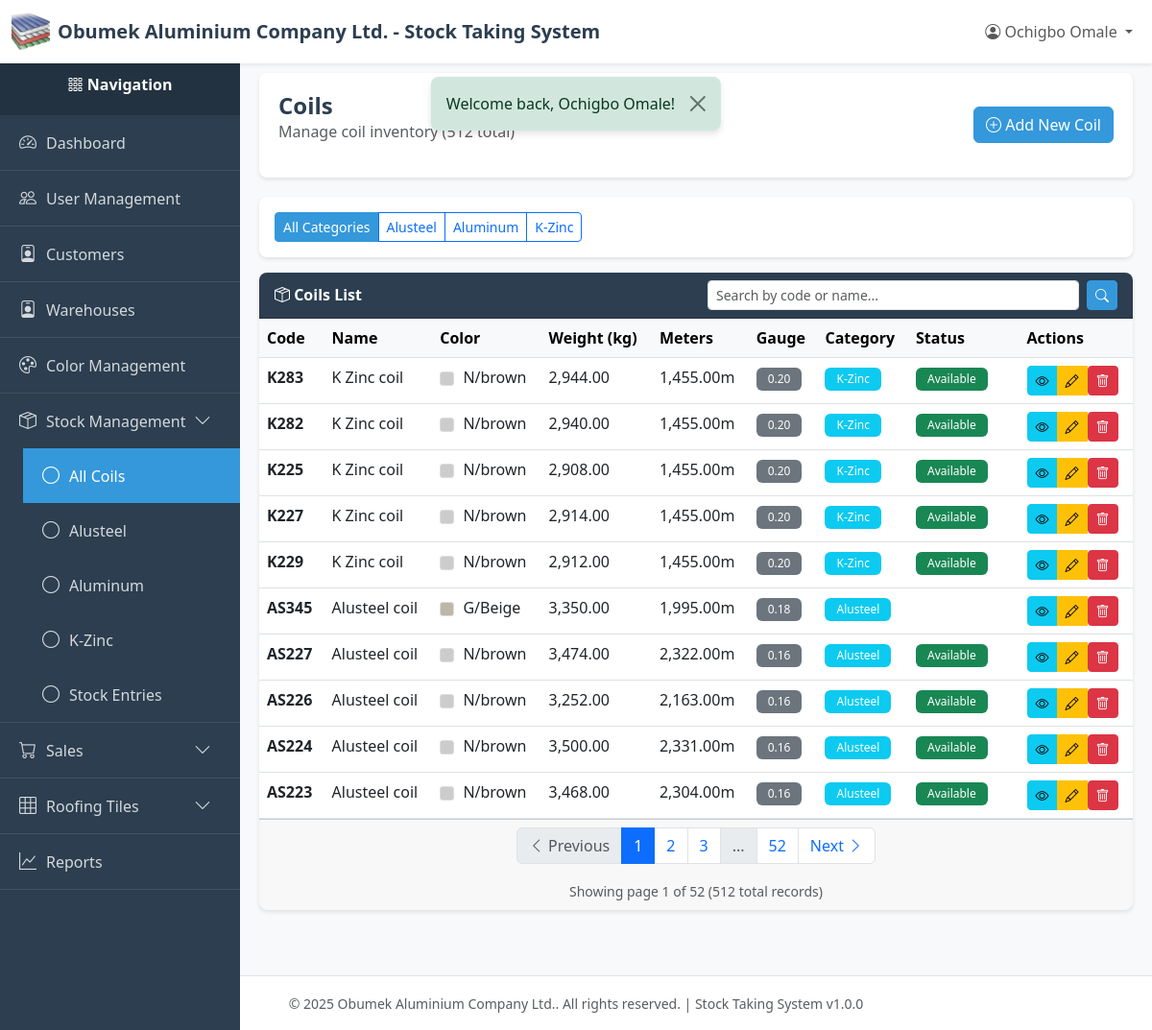
/index.php?page=coils (signed in), run on an earlier commit of the app's database.
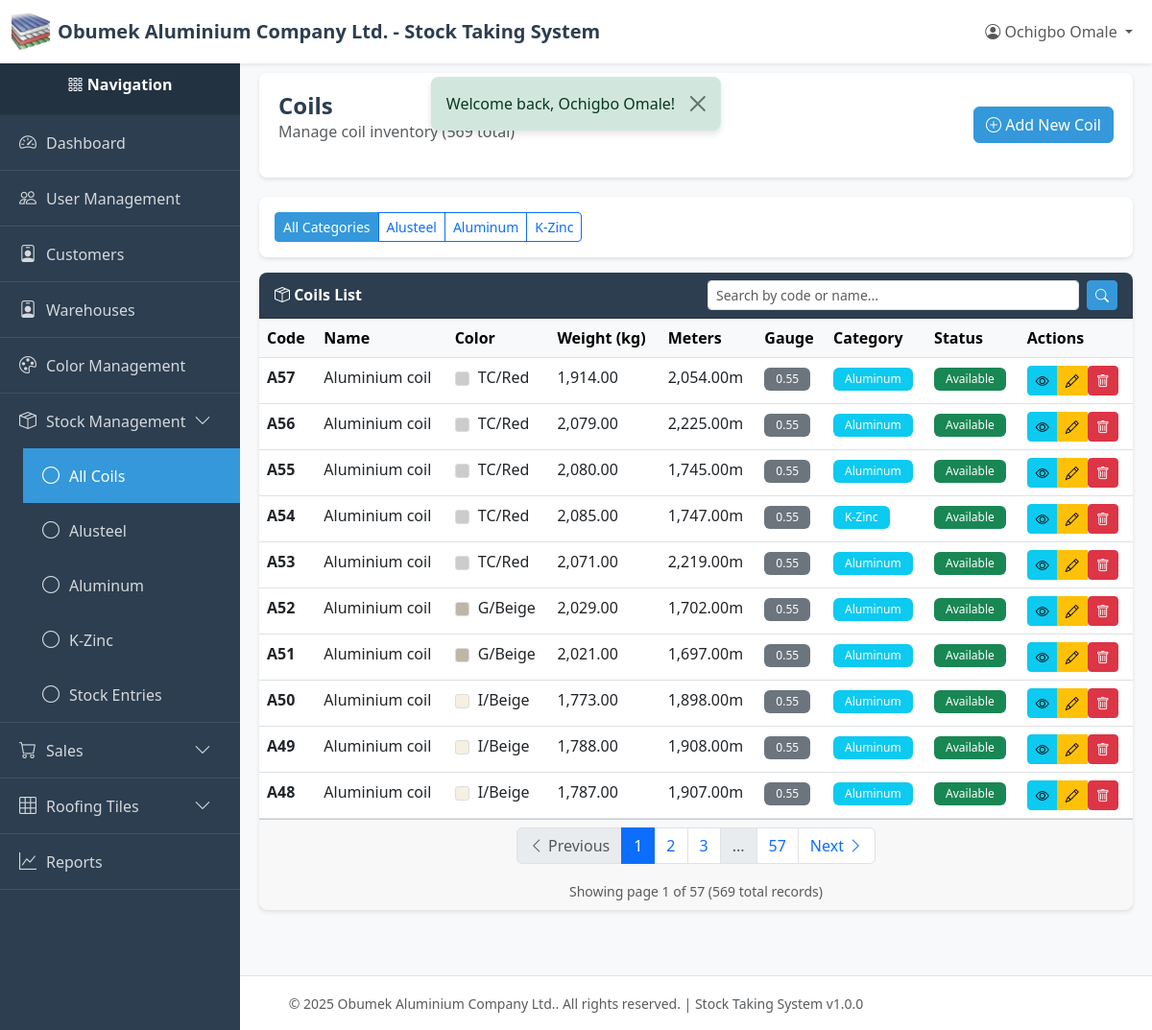
And on a later commit of the database.
### tables this page shows
CREATE TABLE `coils` (
  `id` int(11) NOT NULL,
  `code` varchar(100) NOT NULL,
  `name` varchar(255) NOT NULL,
  `color` varchar(50) NOT NULL,
  `color_id` int(11) DEFAULT NULL,
  `net_weight` decimal(10,2) NOT NULL,
  `meters` decimal(10,2) DEFAULT NULL COMMENT 'Approximate meters per coil (informational only)',
  `gauge` varchar(50) DEFAULT NULL COMMENT 'Material gauge/thickness (e.g., 0.45mm, 0.50mm)',
  `category` varchar(50) NOT NULL,
  `status` varchar(50) NOT NULL DEFAULT 'available',
  `created_by` int(11) NOT NULL,
  `created_at` timestamp NOT NULL DEFAULT current_timestamp(),
  `updated_at` timestamp NULL DEFAULT NULL ON UPDATE current_timestamp(),
  `deleted_at` timestamp NULL DEFAULT NULL
);

CREATE TABLE `colors` (
  `id` int(11) NOT NULL,
  `code` varchar(50) NOT NULL COMMENT 'Short code like IBeige, PGreen',
  `name` varchar(100) NOT NULL COMMENT 'Display name like I/Beige, P/Green',
  `hex_code` varchar(7) DEFAULT NULL COMMENT 'Optional hex color code for UI display',
  `is_active` tinyint(1) DEFAULT 1,
  `created_by` int(11) NOT NULL,
  `created_at` timestamp NOT NULL DEFAULT current_timestamp(),
  `updated_at` timestamp NULL DEFAULT NULL ON UPDATE current_timestamp(),
  `deleted_at` timestamp NULL DEFAULT NULL
);

### views/stock/coils/index.php (the view, shortened to what the changed rows need)
<?php
require_once __DIR__ . '/../../../config/db.php';
require_once __DIR__ . '/../../../models/coil.php';
require_once __DIR__ . '/../../../utils/helpers.php';
$category = isset($_GET['category']) ? $_GET['category'] : null;
$currentPage = isset($_GET['page_num']) ? (int)$_GET['page_num'] : 1;
$searchQuery = isset($_GET['search']) ? trim($_GET['search']) : '';
$coilModel = new Coil();
if ($searchQuery !== '') {
    $coils = $coilModel->search($searchQuery, $category, RECORDS_PER_PAGE, ($currentPage - 1) * RECORDS_PER_PAGE);
    $allSearchResults = $coilModel->search($searchQuery, $category, 10000, 0);
    $totalCoils = count($allSearchResults);
} else {
    $coils = $coilModel->getAll($category, RECORDS_PER_PAGE, ($currentPage - 1) * RECORDS_PER_PAGE);
    $totalCoils = $coilModel->count($category);
}
$paginationData = getPaginationData($totalCoils, $currentPage);
require_once __DIR__ . '/../../../layout/header.php';
?>
<div class="content-wrapper">
    <div class="page-header">
        <div class="d-flex justify-content-between align-items-center">
            <div>
                <h1 class="page-title">
                    <?php echo $category ? STOCK_CATEGORIES[$category] . ' ' : ''; ?>Coils
                </h1>
                <p class="text-muted">
                    Manage coil inventory
                    <?php if ($searchQuery !== ''): ?>
                        <span class="badge bg-info">Search: "<?php echo htmlspecialchars($searchQuery); ?>"</span>
                        (<?php echo $totalCoils; ?> results)
                    <?php else: ?>
                        (<?php echo $totalCoils; ?> total)
                    <?php endif; ?>
                </p>
            </div>
        </div>
    </div>
    <div class="card mb-3">
        <div class="card-body">
            <div class="btn-group" role="group">
                <a href="/new-stock-system/index.php?page=coils<?php echo $searchQuery !== '' ? '&search=' . urlencode($searchQuery) : ''; ?>"
                   class="btn btn-sm <?php echo !$category ? 'btn-primary' : 'btn-outline-primary'; ?>">
                    All Categories
                </a>
                <?php foreach (STOCK_CATEGORIES as $catKey => $catName): ?>
                <a href="/new-stock-system/index.php?page=coils&category=<?php echo $catKey; ?><?php echo $searchQuery !== '' ? '&search=' . urlencode($searchQuery) : ''; ?>"
                   class="btn btn-sm <?php echo $category === $catKey ? 'btn-primary' : 'btn-outline-primary'; ?>">
                    <?php echo $catName; ?>
                </a>
                <?php endforeach; ?>
            </div>
        </div>
    </div>
    <div class="card">
        <div class="card-body p-0">
            <?php if (empty($coils)): ?>
            <div class="alert alert-info m-3">
                <i class="bi bi-info-circle"></i>
                <?php if ($searchQuery !== ''): ?>
                    No coils found matching "<?php echo htmlspecialchars($searchQuery); ?>".
                <?php else: ?>
                    No coils found.
                <?php endif; ?>
            </div>
            <?php else: ?>
            <div class="table-responsive">
                <table class="table table-hover mb-0">
                    <thead class="table-light">
                        <tr>
                            <th>Code</th>
                            <th>Name</th>
                            <th>Color</th>
                            <th>Weight (kg)</th>
                            <th>Meters</th>
                            <th>Gauge</th>
                            <th>Category</th>
                            <th>Status</th>
                            <th>Actions</th>
                        </tr>
                    </thead>
                    <tbody>
                        <?php foreach ($coils as $coil): ?>
                        <tr>
                            <td><strong><?php echo htmlspecialchars($coil['code']); ?></strong></td>
                            <td><?php echo htmlspecialchars($coil['name']); ?></td>
                            <td>
                                <?php if (!empty($coil['color_name'])): ?>
                                    <span style="display: inline-block; width: 15px; height: 15px; background-color: <?php echo htmlspecialchars($coil['color_hex'] ?? '#cccccc'); ?>; border: 1px solid #ddd; border-radius: 3px; margin-right: 5px; vertical-align: middle;"></span>
                                    <?php echo htmlspecialchars($coil['color_name']); ?>
                                <?php else: ?>
                                    <span class="text-muted">N/A</span>
                                <?php endif; ?>
                            </td>
                            <td><?php echo number_format($coil['net_weight'], 2); ?></td>
                            <td>
                                <?php if (!empty($coil['meters']) && $coil['meters'] > 0): ?>
                                    <?php echo number_format($coil['meters'], 2); ?>m
                                <?php else: ?>
                                    <span class="text-muted">-</span>
                                <?php endif; ?>
                            </td>
                            <td>
                                <?php if (!empty($coil['gauge'])): ?>
                                    <span class="badge bg-secondary"><?php echo htmlspecialchars($coil['gauge']); ?></span>
                                <?php else: ?>
                                    <span class="text-muted">-</span>
                                <?php endif; ?>
                            </td>
                            <td>
                                <span class="badge bg-info">
                                    <?php echo STOCK_CATEGORIES[$coil['category']] ?? $coil['category']; ?>
                                </span>
                            </td>
                            <td>
                                <?php
                                $status = $coil['status'] ?? 'available';
                                $badgeClass = 'badge-secondary';
                                if ($status === 'available') {
                                    $badgeClass = 'bg-success';
                                } elseif ($status === 'factory_use') {
                                    $badgeClass = 'bg-warning';
                                } elseif ($status === 'sold') {
                                    $badgeClass = 'bg-danger';
                                }
                                $statusText = STOCK_STATUSES[$status] ?? ucfirst(str_replace('_', ' ', $status));
                                ?>
                                <span class="badge <?php echo $badgeClass; ?>">
                                    <?php echo $statusText; ?>
                                </span>
                            </td>
                            <td>
                                <div class="btn-group btn-group-sm" role="group">
                                    <?php if (hasPermission(MODULE_STOCK_MANAGEMENT, ACTION_VIEW)): ?>
                                    <a href="/new-stock-system/index.php?page=coils_view&id=<?php echo $coil['id']; ?>"
                                       class="btn btn-info btn-sm"
                                       title="View Details">
                                        <i class="bi bi-eye"></i>
                                    </a>
                                    <?php endif; ?>
                                    <?php if (hasPermission(MODULE_STOCK_MANAGEMENT, ACTION_EDIT)): ?>
                                    <a href="/new-stock-system/index.php?page=coils_edit&id=<?php echo $coil['id']; ?>"
                                       class="btn btn-warning btn-sm"
                                       title="Edit">
                                        <i class="bi bi-pencil"></i>
                                    </a>
                                    <?php endif; ?>
                                    <?php if (hasPermission(MODULE_STOCK_MANAGEMENT, ACTION_DELETE)): ?>
                                    <form method="POST"
                                          action="/new-stock-system/controllers/coils/delete/index.php"
                                          style="display: inline-block;"
                                          onsubmit="return confirm('Are you sure you want to delete this coil?');">
                                        <button type="submit" class="btn btn-danger btn-sm" title="Delete">
                                            <i class="bi bi-trash"></i>
                                        </button>
                                    </form>
                                    <?php endif; ?>
                                </div>
                            </td>
                        </tr>
                        <?php endforeach; ?>
                    </tbody>
                </table>
            </div>
            <?php endif; ?>
        </div>
        <?php if (!empty($coils) && $totalCoils > RECORDS_PER_PAGE): ?>
        <div class="card-footer">
            <?php
            $queryParams = [];
            $queryParams['page'] = 'coils';
            include __DIR__ . '/../../../layout/pagination.php';
            ?>
        </div>
        <?php endif; ?>
    </div>
</div>
<?php require_once __DIR__ . '/../../../layout/footer.php'; ?>

### layout/pagination.php (shortened to what the changed rows need)
<?php
$paginationData = $paginationData ?? [];
$queryParams = $queryParams ?? [];
$currentPage = $paginationData['current_page'];
$totalPages = $paginationData['total_pages'];
$hasPrevious = $paginationData['has_previous'];
$hasNext = $paginationData['has_next'];
function buildPaginationUrl($pageNum, $params) {
    $params['page_num'] = $pageNum;
    return '/new-stock-system/index.php?' . http_build_query($params);
}
?>
<nav aria-label="Page navigation">
    <ul class="pagination justify-content-center">
        <li class="page-item <?php echo !$hasPrevious ? 'disabled' : ''; ?>">
            <a class="page-link" href="<?php echo $hasPrevious ? buildPaginationUrl($currentPage - 1, $queryParams) : '#'; ?>">
                <i class="bi bi-chevron-left"></i> Previous
            </a>
        </li>
        <?php
        $range = 2;
        $start = max(1, $currentPage - $range);
        $end = min($totalPages, $currentPage + $range);
            ?>
            <?php
        for ($i = $start; $i <= $end; $i++) {
            ?>
            <li class="page-item <?php echo $i === $currentPage ? 'active' : ''; ?>">
                <a class="page-link" href="<?php echo buildPaginationUrl($i, $queryParams); ?>"><?php echo $i; ?></a>
            </li>
            <?php
        }
        if ($end < $totalPages) {
            ?>
            <?php if ($end < $totalPages - 1): ?>
            <li class="page-item disabled">
                <span class="page-link">...</span>
            </li>
            <?php endif; ?>
            <li class="page-item">
                <a class="page-link" href="<?php echo buildPaginationUrl($totalPages, $queryParams); ?>"><?php echo $totalPages; ?></a>
            </li>
            <?php
        }
        ?>
        <li class="page-item <?php echo !$hasNext ? 'disabled' : ''; ?>">
            <a class="page-link" href="<?php echo $hasNext ? buildPaginationUrl($currentPage + 1, $queryParams) : '#'; ?>">
                Next <i class="bi bi-chevron-right"></i>
            </a>
        </li>
    </ul>
    <div class="text-center text-muted mt-2">
        <small>
            Showing page <?php echo $currentPage; ?> of <?php echo $totalPages; ?>
            (<?php echo $paginationData['total']; ?> total records)
        </small>
    </div>
</nav>

What changed in the data, as far as the page shows it:
no longer on this page (row unchanged): coils: code "K283", name "K Zinc coil", color.name "N/brown", net_weight "2,944.00", meters "1,455.00", gauge "0.20", category "K-Zinc", status "Available"
no longer on this page (row unchanged): coils: code "K282", name "K Zinc coil", color.name "N/brown", net_weight "2,940.00", meters "1,455.00", gauge "0.20", category "K-Zinc", status "Available"
no longer on this page (row unchanged): coils: code "K225", name "K Zinc coil", color.name "N/brown", net_weight "2,908.00", meters "1,455.00", gauge "0.20", category "K-Zinc", status "Available"
no longer on this page (row unchanged): coils: code "K227", name "K Zinc coil", color.name "N/brown", net_weight "2,914.00", meters "1,455.00", gauge "0.20", category "K-Zinc", status "Available"
no longer on this page (row unchanged): coils: code "K229", name "K Zinc coil", color.name "N/brown", net_weight "2,912.00", meters "1,455.00", gauge "0.20", category "K-Zinc", status "Available"
no longer on this page (row unchanged): coils: code "AS345", name "Alusteel coil", color.name "G/Beige", net_weight "3,350.00", meters "1,995.00", gauge "0.18", category "Alusteel"
no longer on this page (row unchanged): coils: code "AS227", name "Alusteel coil", color.name "N/brown", net_weight "3,474.00", meters "2,322.00", gauge "0.16", category "Alusteel", status "Available"
no longer on this page (row unchanged): coils: code "AS226", name "Alusteel coil", color.name "N/brown", net_weight "3,252.00", meters "2,163.00", gauge "0.16", category "Alusteel", status "Available"
no longer on this page (row unchanged): coils: code "AS224", name "Alusteel coil", color.name "N/brown", net_weight "3,500.00", meters "2,331.00", gauge "0.16", category "Alusteel", status "Available"
no longer on this page (row unchanged): coils: code "AS223", name "Alusteel coil", color.name "N/brown", net_weight "3,468.00", meters "2,304.00", gauge "0.16", category "Alusteel", status "Available"
added coils: code "A57", name "Aluminium coil", color.name "TC/Red", net_weight "1,914.00", meters "2,054.00", gauge "0.55", category "Aluminum", status "Available"
added coils: code "A56", name "Aluminium coil", color.name "TC/Red", net_weight "2,079.00", meters "2,225.00", gauge "0.55", category "Aluminum", status "Available"
added coils: code "A55", name "Aluminium coil", color.name "TC/Red", net_weight "2,080.00", meters "1,745.00", gauge "0.55", category "Aluminum", status "Available"
added coils: code "A54", name "Aluminium coil", color.name "TC/Red", net_weight "2,085.00", meters "1,747.00", gauge "0.55", category "K-Zinc", status "Available"
added coils: code "A53", name "Aluminium coil", color.name "TC/Red", net_weight "2,071.00", meters "2,219.00", gauge "0.55", category "Aluminum", status "Available"
added coils: code "A52", name "Aluminium coil", color.name "G/Beige", net_weight "2,029.00", meters "1,702.00", gauge "0.55", category "Aluminum", status "Available"
added coils: code "A51", name "Aluminium coil", color.name "G/Beige", net_weight "2,021.00", meters "1,697.00", gauge "0.55", category "Aluminum", status "Available"
added coils: code "A50", name "Aluminium coil", color.name "I/Beige", net_weight "1,773.00", meters "1,898.00", gauge "0.55", category "Aluminum", status "Available"
added coils: code "A49", name "Aluminium coil", color.name "I/Beige", net_weight "1,788.00", meters "1,908.00", gauge "0.55", category "Aluminum", status "Available"
added coils: code "A48", name "Aluminium coil", color.name "I/Beige", net_weight "1,787.00", meters "1,907.00", gauge "0.55", category "Aluminum", status "Available"
Also different on the page:
$totalCoils: "512" → "569"
$totalPages: "52" → "57"
$paginationData['total']: "512" → "569"
